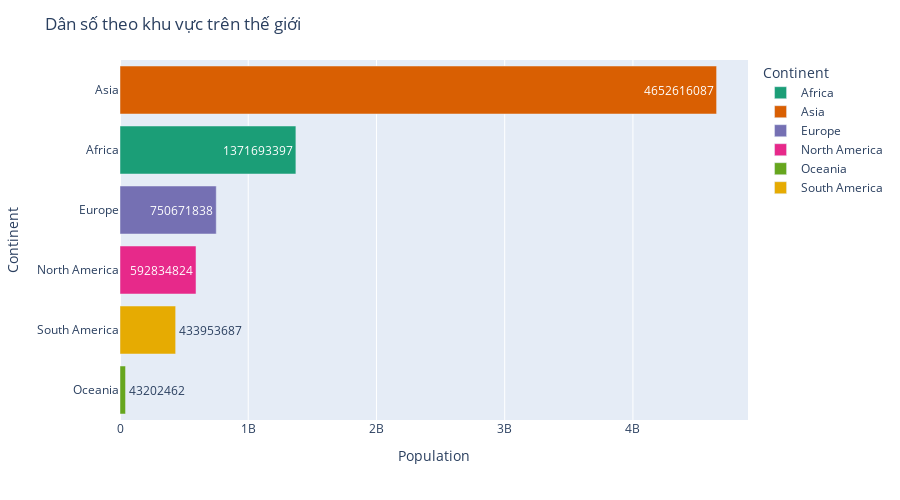

Source (notebook cell):
### Code cell
plot_bar(population_country, "Population", "Continent", "Dân số theo khu vực trên thế giới")

### Figure 1 — Plotly figure (JSON) as saved in the notebook; plotly's stock layout.template omitted (floating-point values rounded to 4 significant figures)
{"data": [{"alignmentgroup": "True", "hovertemplate": "Continent=%{y}<br>Population=%{text}<extra></extra>", "legendgroup": "Africa", "marker": {"color": "rgb(27,158,119)", "pattern": {"shape": ""}}, "name": "Africa", "offsetgroup": "Africa", "orientation": "h", "showlegend": true, "text": [1371693397], "textposition": "auto", "type": "bar", "x": [1371693397], "xaxis": "x", "y": ["Africa"], "yaxis": "y"}, {"alignmentgroup": "True", "hovertemplate": "Continent=%{y}<br>Population=%{text}<extra></extra>", "legendgroup": "Asia", "marker": {"color": "rgb(217,95,2)", "pattern": {"shape": ""}}, "name": "Asia", "offsetgroup": "Asia", "orientation": "h", "showlegend": true, "text": [4652616087], "textposition": "auto", "type": "bar", "x": [4652616087], "xaxis": "x", "y": ["Asia"], "yaxis": "y"}, {"alignmentgroup": "True", "hovertemplate": "Continent=%{y}<br>Population=%{text}<extra></extra>", "legendgroup": "Europe", "marker": {"color": "rgb(117,112,179)", "pattern": {"shape": ""}}, "name": "Europe", "offsetgroup": "Europe", "orientation": "h", "showlegend": true, "text": [750671838], "textposition": "auto", "type": "bar", "x": [750671838], "xaxis": "x", "y": ["Europe"], "yaxis": "y"}, {"alignmentgroup": "True", "hovertemplate": "Continent=%{y}<br>Population=%{text}<extra></extra>", "legendgroup": "North America", "marker": {"color": "rgb(231,41,138)", "pattern": {"shape": ""}}, "name": "North America", "offsetgroup": "North America", "orientation": "h", "showlegend": true, "text": [592834824], "textposition": "auto", "type": "bar", "x": [592834824], "xaxis": "x", "y": ["North America"], "yaxis": "y"}, {"alignmentgroup": "True", "hovertemplate": "Continent=%{y}<br>Population=%{text}<extra></extra>", "legendgroup": "Oceania", "marker": {"color": "rgb(102,166,30)", "pattern": {"shape": ""}}, "name": "Oceania", "offsetgroup": "Oceania", "orientation": "h", "showlegend": true, "text": [43202462], "textposition": "auto", "type": "bar", "x": [43202462], "xaxis": "x", "y": ["Oceania"], "yaxis": "y"}, {"alignmentgroup": "True", "hovertemplate": "Continent=%{y}<br>Population=%{text}<extra></extra>", "legendgroup": "South America", "marker": {"color": "rgb(230,171,2)", "pattern": {"shape": ""}}, "name": "South America", "offsetgroup": "South America", "orientation": "h", "showlegend": true, "text": [433953687], "textposition": "auto", "type": "bar", "x": [433953687], "xaxis": "x", "y": ["South America"], "yaxis": "y"}], "layout": {"barmode": "relative", "height": 500, "legend": {"title": {"text": "Continent"}, "tracegroupgap": 0}, "margin": {"t": 60}, "title": {"text": "Dân số theo khu vực trên thế giới"}, "uniformtext": {"minsize": 8, "mode": "hide"}, "xaxis": {"anchor": "y", "domain": [0, 1], "title": {"text": "Population"}}, "yaxis": {"anchor": "x", "categoryarray": ["South America", "Oceania", "North America", "Europe", "Asia", "Africa"], "categoryorder": "total ascending", "domain": [0, 1], "title": {"text": "Continent"}}}}
